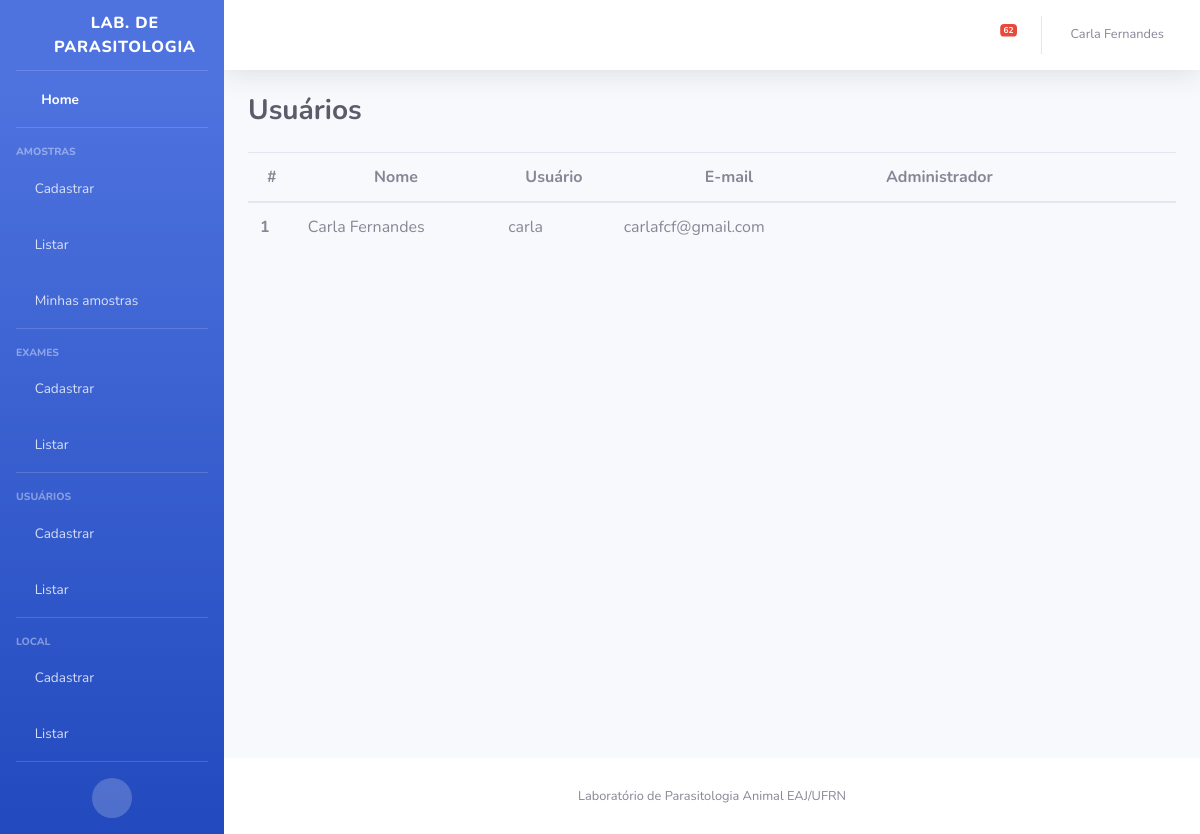
Page /usuario/listar/ (signed in) on the earlier database version.
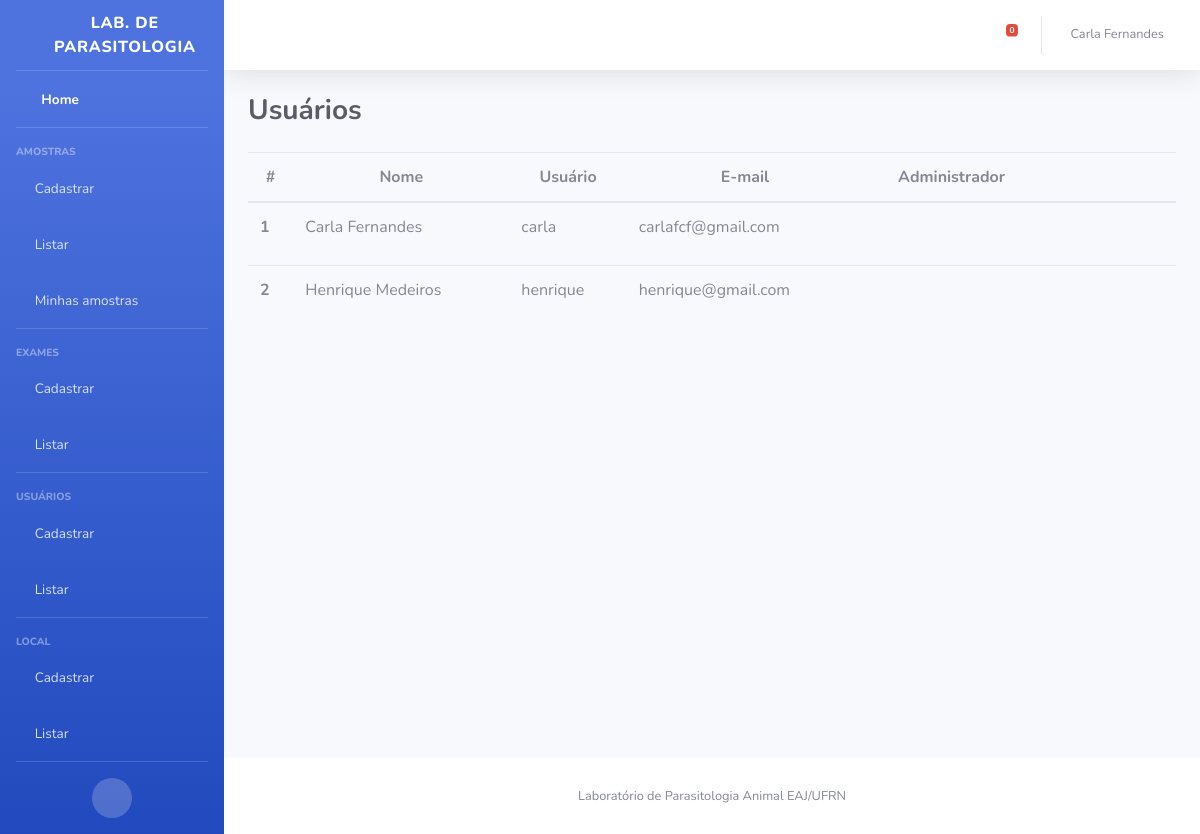
Same page on the later database version.
### Usuario/models.py (models this page shows)
class User(auth.models.User, auth.models.PermissionsMixin):
    def __str__(self):
        return "{} {}".format(self.first_name, self.last_name)
    class Meta:
        ordering = ['first_name', 'last_name']

### Usuario/views.py (the view)
# urls.py: path('listar/', views.listar, name='listar'),
@login_required
def listar(request):
    user = User.objects.filter(is_active=True)
    context = {'lista_user':user}
    return render(request, 'Usuario/listarUser.html', context)

### Amostra/context_processors.py (called while the page is built)
def amostras_pendentes(request):
    if (request.user.is_authenticated):
        amostras = Amostra.objects.filter(
            responsavel=request.user, status=True,
            data_coleta__lte = date.today()- timedelta(days=10))
    else:
        amostras = Amostra.objects.filter(
            status=True,
            data_coleta__lte = date.today()- timedelta(days=10))
    return {
        'amostras_pendentes_count': amostras.count(),
        'amostras_pendentes': amostras.order_by('data_coleta')
    }

### Local/models.py (called while the page is built)
    def __str__(self):
        return self.nome

### templates/Usuario/listarUser.html (shortened to what this page needs)
{% extends "base.html" %}
{% block arquivos_js_css %}
{% load static %}
{% endblock %}
{% block titulo %}
	Usuários
{% endblock %}
{% block content %}
    {% if lista_user %}
         <table id="userDT" class="table" cellspacing="0" width="100%">
          <thead >
            <th scope="col"><center>#</center></th>
            <th><center>Nome</center></th>
            <th><center>Usuário</center></th>
            <th><center>E-mail</center></th>
            <th><center>Administrador</center></th>
            <th></th>
          </thead>
             <tbody>
             {% for user in lista_user %}
                <tr>
                 <th scope="row">{{ forloop.counter }}</th>
                    <td>{{ user }}</td>
                    <td>{{ user.username }}</td>
                    <td>{{ user.email}}</td>
                    {% if user.is_superuser %}
                    <td><center>
                        <a href="{% url 'usuario:mudar_coordenacao_status' coord_status=0 usuario=user.pk %}" class="btn btn-primary-outline"><i class="fa fa-check" aria-hidden="true" style="color:green"></i></a>
                    </center></td>
                  {% else %}
                    <td><center>
                        <a href="{% url 'usuario:mudar_coordenacao_status' coord_status=1 usuario=user.pk %}" class="btn btn-danger-outline"><i class="fa fa-times" aria-hidden="true" style="color:red"></i></a>
                    </center></td>
                  {% endif %}
                    <td>
                        <a href="{% url 'usuario:editar' pk=user.pk %}" class="btn btn-warning-outline" data-toggle="tooltip" title="Editar">
                            <i class="fas fa-pencil-alt" style="color:blue"></i>
                        <a href="" class="btn btn-danger-outline"
                            data-toggle="modal" data-target="#fm-modal-grid-{{user.pk}}"
                            data-tt="tooltip" title="Desabilitar usuário">
                            <i class="fa fa-user-times" aria-hidden="true" style="color:red"></i>
                        </a>
                    </td>
                </tr>
             {% endfor %}
             </tbody>
         </table>
    {% else %}
         <p>Não há Usuarios cadastrados!</p>
    {% endif %}
    <br>
{% endblock %}

### templates/base.html (shortened to what the changed rows need)
<!DOCTYPE html>
<html lang="en">
{% load static %}
<head>
  <link href="{% static 'vendor/fontawesome-free/css/all.min.css' %}" rel="stylesheet" type="text/css">
  <link rel="stylesheet" type="text/css" href="{% static 'css/sb-admin-2.css' %}" />
  <link href="{% static 'vendor/datatables/dataTables.bootstrap4.min.css' %}" rel="stylesheet">
</head>
<body id="page-top">
  <div id="wrapper">
     {% if user.is_authenticated %}
    <ul class="navbar-nav bg-gradient-primary sidebar sidebar-dark accordion" id="accordionSidebar">
      <a class="sidebar-brand d-flex align-items-center justify-content-center" href="{% url 'home:home' %}">
        <div class="sidebar-brand-icon rotate-n-15">
          <i class="fas fa-microscope"></i>
        </div>
        <div class="sidebar-brand-text mx-3">Lab. de Parasitologia</div>
      </a>
      <hr class="sidebar-divider my-0">
      <li class="nav-item active">
        <a class="nav-link" href="{% url 'amostra:home' %}">
          <i class="fas fa-fw fa-tachometer-alt"></i>
          <span>Home</span></a>
      </li>
      <hr class="sidebar-divider">
      <div class="sidebar-heading">
        Amostras
      </div>
      <li class="nav-item">
        <a class="nav-link collapsed" href="{% url 'amostra:cadastrar' %}">
          <i class="fas fa-plus"></i>
          <span>Cadastrar</span>
        </a>
      </li>
      <li class="nav-item">
        <a class="nav-link collapsed" href="{% url 'amostra:listar' %}">
          <i class="fas fa-vials"></i>
          <span>Listar</span>
        </a>
      </li>
      <li class="nav-item">
        <a class="nav-link collapsed" href="{% url 'amostra:listar_amostras_usuario' pk=user.pk %}">
          <i class="fas fa-vial"></i>
          <span>Minhas amostras</span>
        </a>
      </li>
      <hr class="sidebar-divider">
      {% if user.is_superuser %}
      <div class="sidebar-heading">
        Exames
      </div>
      <li class="nav-item">
        <a class="nav-link collapsed" href="{% url 'exame:cadastrar' %}">
          <i class="fas fa-plus"></i>
          <span>Cadastrar</span>
        </a>
      </li>
      <li class="nav-item">
        <a class="nav-link collapsed" href="{% url 'exame:listar' %}">
          <i class="fas fa-clipboard-list"></i>
          <span>Listar</span>
        </a>
      </li>
       <hr class="sidebar-divider">
       <div class="sidebar-heading">
        Usuários
      </div>
      <li class="nav-item">
        <a class="nav-link collapsed" href="{% url 'usuario:cadastrar' %}">
          <i class="fas fa-plus"></i>
          <span>Cadastrar</span>
        </a>
      </li>
      <li class="nav-item">
        <a class="nav-link collapsed" href="{% url 'usuario:listar' %}">
          <i class="fas fa-users"></i>
          <span>Listar</span>
        </a>
      </li>
       <hr class="sidebar-divider">
      <div class="sidebar-heading">
        Local
      </div>
      <li class="nav-item">
        <a class="nav-link collapsed" href="{% url 'local:cadastrar' %}">
          <i class="fas fa-plus"></i>
          <span>Cadastrar</span>
        </a>
      </li>
      <li class="nav-item">
        <a class="nav-link collapsed" href="{% url 'local:listarLocal' %}">
          <i class="fa fa-clipboard-list"></i>
          <span>Listar</span>
        </a>
      </li>
      <hr class="sidebar-divider d-none d-md-block">
      {% endif %}
      <div class="text-center d-none d-md-inline">
        <button class="rounded-circle border-0" id="sidebarToggle"></button>
      </div>
    </ul>
    <div id="content-wrapper" class="d-flex flex-column">
      <div id="content">
        <nav class="navbar navbar-expand navbar-light bg-white topbar mb-4 static-top shadow">
          <ul class="navbar-nav ml-auto">
            <li class="nav-item dropdown no-arrow mx-1">
              <a class="nav-link dropdown-toggle" href="#" id="alertsDropdown" role="button" data-toggle="dropdown" aria-haspopup="true" aria-expanded="false">
                <i class="fas fa-bell fa-fw"></i>
                <span class="badge badge-danger badge-counter">{{ amostras_pendentes_count }}</span>
              </a>
            </li>
            <li class="nav-item dropdown no-arrow">
              <a class="nav-link dropdown-toggle" href="#" id="userDropdown" role="button" data-toggle="dropdown" aria-haspopup="true" aria-expanded="false">
                <span class="mr-2 d-none d-lg-inline text-gray-600 small">{{user.first_name}} {{user.last_name}}</span>
              </a>
            </li>
          </ul>
        </nav>
        {% endif %}
        <div class="container-fluid">
          <div class="d-sm-flex align-items-center justify-content-between mb-4">
            <h1 class="h3 mb-0 text-gray-800">
              <strong>
              {% block titulo %}
              {% endblock %}
              </strong>
            </h1>
          </div>
          {% block content %}{% endblock %}
        </div>
      </div>
    </div>
  </div>
</body>
</html>

Differences in the rows shown:
added User: last_name "Henrique Medeiros", username "henrique", email "henrique@gmail.com"
Other differences:
{{ amostras_pendentes_count }}: "62" → "0"
